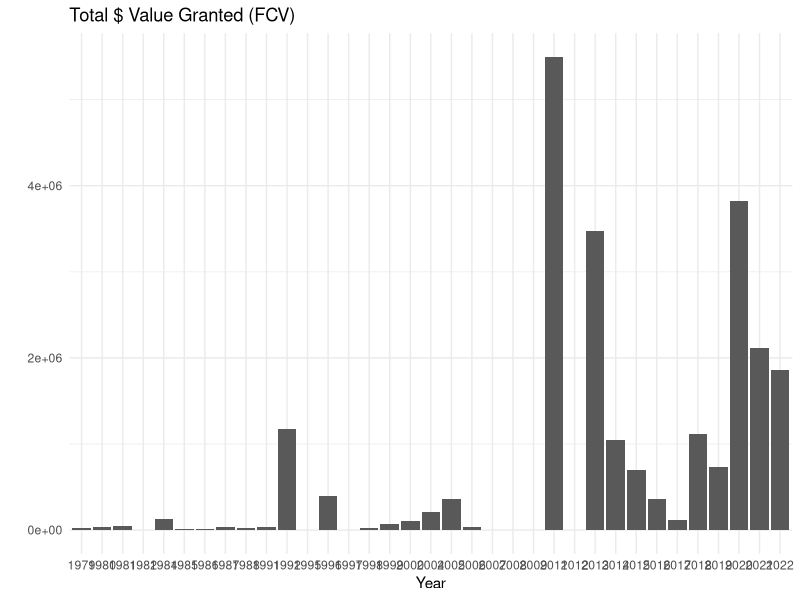
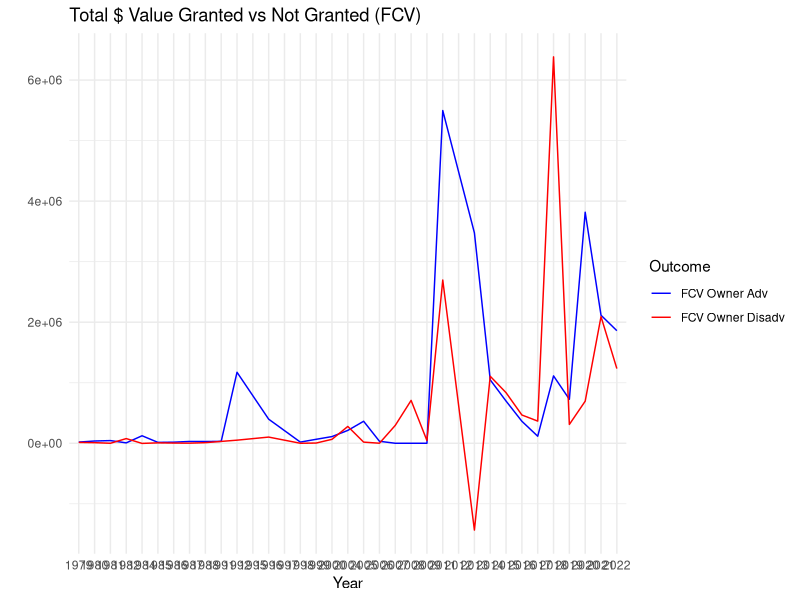
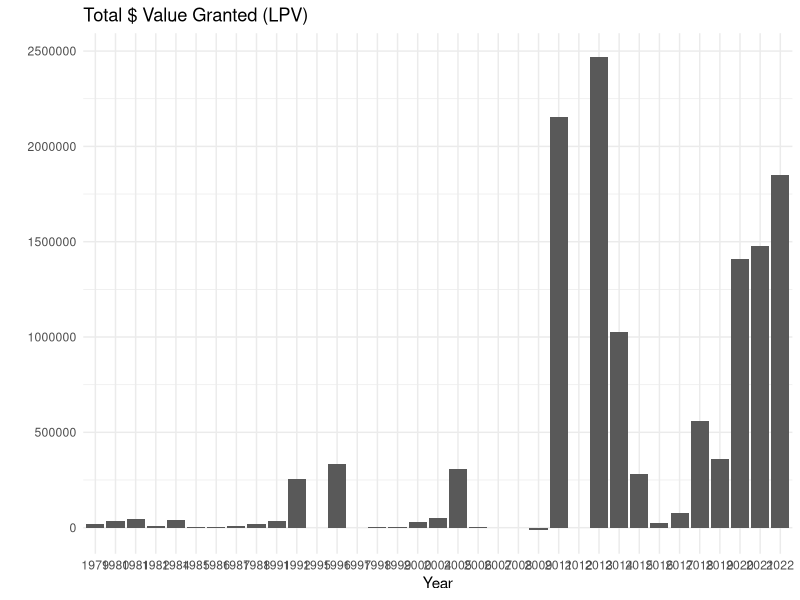
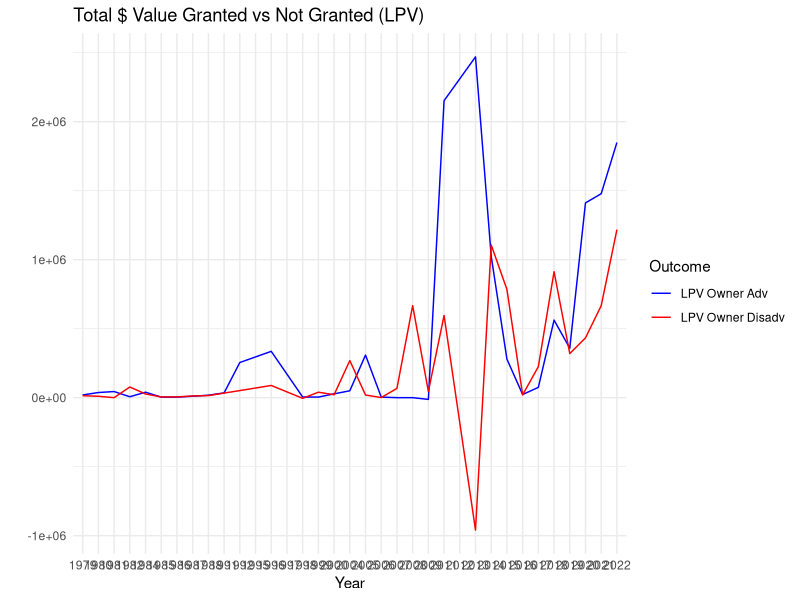

These charts were generated, in order, by the following R code:

library(tidyverse)

# read data into tibble
petitions <- read_csv("Updated2/master_edited_4.28.25.csv")

# create identifier
petitions$ID <- 1:nrow(petitions)

# rename relevant columns
names(petitions)[1] <- 'include'
names(petitions)[3] <- 'tax_year'
names(petitions)[11] <- 'FCV_owner'
names(petitions)[12] <- 'LPV_owner'
names(petitions)[13] <- 'FCV_notice'
names(petitions)[14] <- 'LPV_notice'
names(petitions)[15] <- 'FCV_decision'
names(petitions)[16] <- 'LPV_decision'
names(petitions)[19] <- 'outcome'
names(petitions)[20] <- 'outcome_details'
names(petitions)[21] <- 'FCV_change'
names(petitions)[22] <- 'LPV_change'

petitions$tax_year = as.character(petitions$tax_year)
pet = subset(petitions,include == 1)

pet$FCV_owner = as.numeric(pet$FCV_owner)
pet$LPV_owner = as.numeric(pet$LPV_owner)
pet$FCV_notice = as.numeric(pet$FCV_notice)
pet$LPV_notice = as.numeric(pet$LPV_notice)
pet$FCV_decision = as.numeric(pet$FCV_decision)
pet$LPV_decision = as.numeric(pet$LPV_decision)

pet$FCV_owner_adv = pet$FCV_notice - pet$FCV_decision
pet$FCV_owner_disadv = pet$FCV_decision - pet$FCV_owner

pet$LPV_owner_adv = pet$LPV_notice - pet$LPV_decision
pet$LPV_owner_disadv = pet$LPV_decision - pet$LPV_owner

p7a <- ggplot(pet, aes(x=tax_year, y=FCV_owner_adv)) + theme_minimal()
p7a <- p7a + stat_summary(fun = sum, geom = "bar", aes(group = 1)) +
  labs(title = "Total $ Value Granted (FCV)", x = "Year", y = "", color = "Outcome")


p7b <- ggplot(pet, aes(x=tax_year, y=LPV_owner_adv)) + theme_minimal()
p7b <- p7b + stat_summary(fun = sum, geom = "bar", aes(group = 1)) +
  labs(title = "Total $ Value Granted (LPV)", x = "Year", y = "", color = "Outcome")


p7a2 <- ggplot(pet) + theme_minimal()
p7a2 <- p7a2 + stat_summary(aes(x = tax_year, y = FCV_owner_adv, color = "FCV Owner Adv", group = 1), fun = sum, geom = "line")
p7a2 <- p7a2 + stat_summary(aes(x = tax_year, y = FCV_owner_disadv, color = "FCV Owner Disadv", group = 1), fun = sum, geom = "line")
p7a2 <- p7a2 + scale_color_manual(values = c("FCV Owner Adv" = "blue", "FCV Owner Disadv" = "red")) +
  labs(title = "Total $ Value Granted vs Not Granted (FCV)", x = "Year", y = "", color = "Outcome")


p7b2 <- ggplot(pet) + theme_minimal()
p7b2 <- p7b2 + stat_summary(aes(x = tax_year, y = LPV_owner_adv, color = "LPV Owner Adv", group = 1), fun = sum, geom = "line")
p7b2 <- p7b2 + stat_summary(aes(x = tax_year, y = LPV_owner_disadv, color = "LPV Owner Disadv", group = 1), fun = sum, geom = "line")
p7b2 <- p7b2 + scale_color_manual(values = c("LPV Owner Adv" = "blue", "LPV Owner Disadv" = "red")) +
  labs(title = "Total $ Value Granted vs Not Granted (LPV)", x = "Year", y = "", color = "Outcome")


